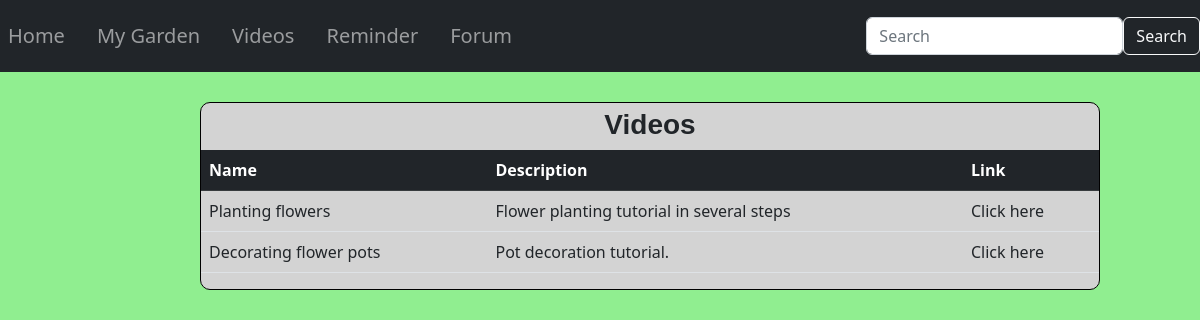
The page /video/ on the database its author committed.
### FlowersApp/models.py (models this page shows, shortened)
class Video(models.Model):
    name = models.CharField(max_length=50)
    description = models.CharField(max_length=150)
    link = models.CharField(max_length=150)

### FlowersApp/views.py (the view)
# urls.py: path('video/', video, name="video"),
def video(request):
    context = {"videos": Video.objects.all()}
    return render(request, "video.html", context=context)

### FlowersApp/templates/video.html (shortened to what this page needs)
<!DOCTYPE html>
<html lang="en">
<head>
    <link href="https://cdn.jsdelivr.net/npm/bootstrap@5.2.0-beta1/dist/css/bootstrap.min.css" rel="stylesheet">
</head>
<body style="background: lightgreen">
<nav class="navbar navbar-expand-lg navbar-dark bg-dark">
  <div class="collapse navbar-collapse" id="navbarSupportedContent">
    <ul class="navbar-nav mr-auto">
      <li class="navbar-brand">
        <a class="nav-link" href="{% url 'home' %}">Home</a>
      </li>
      <li class="navbar-brand">
        <a class="nav-link" href="{% url 'garden' %}">My Garden</a>
      </li>
      <li class="navbar-brand">
        <a class="nav-link" href="{% url 'video' %}">Videos</a>
      </li>
        <li class="navbar-brand">
        <a class="nav-link" href="{% url 'reminder' %}">Reminder</a>
      </li>
        <li class="navbar-brand">
        <a class="nav-link" href="{% url 'forum' %}">Forum</a>
      </li>
    </ul>
    <form class="navbar-nav ms-auto">
      <input class="form-control" type="search" placeholder="Search" aria-label="Search">
      <button class="btn btn-outline-light" type="submit">Search</button>
    </form>
  </div>
</nav>
<div style="background: lightgrey; border: 1px solid black; border-radius: 10px; margin-left: 200px; margin-top: 30px" class="w-75" >
    <h3 style="text-align: center; padding-top: 5px; font-weight: bold; font-family: sans-serif;">Videos</h3>
    <table class="table">
        <thead class="table-dark">
        <tr>
            <th scope="col">Name</th>
            <th scope="col">Description</th>
            <th sope="col">Link</th>
        </tr>
        </thead>
        <tbody>
        {% for v in videos %}
            <tr>
                <td>{{ v.name }}</td>
                <td>{{ v.description }}</td>
                <td><a href="{{ v.link }}" class="nav-link">Click here</a></td>
            </tr>
        {% endfor %}
        </tbody>
    </table>
</div>
</body>
</html>

### rows shown on the page
Video: name "Planting flowers", description "Flower planting tutorial in several steps"
Video: name "Decorating flower pots", description "Pot decoration tutorial."
